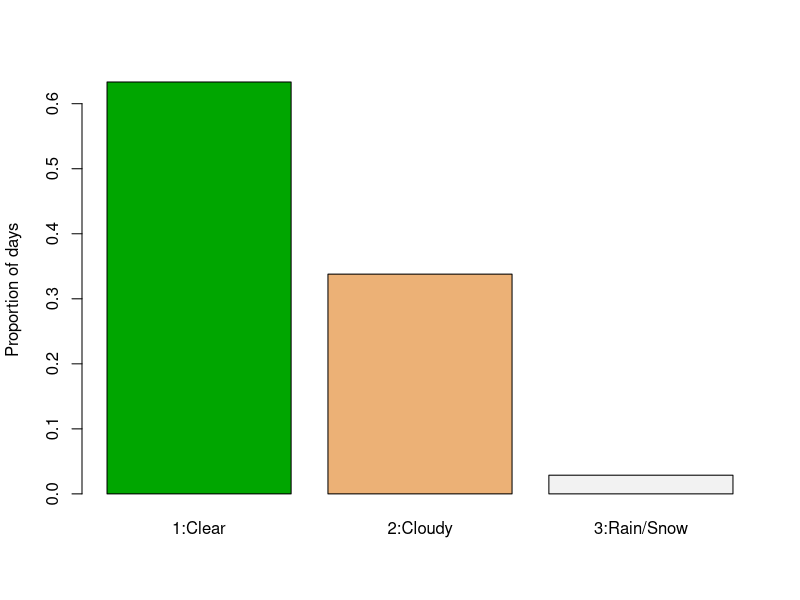
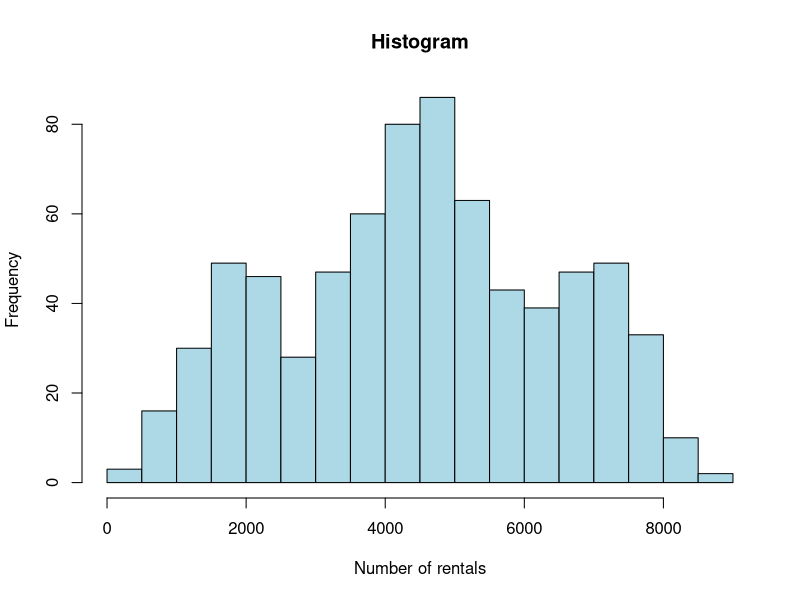
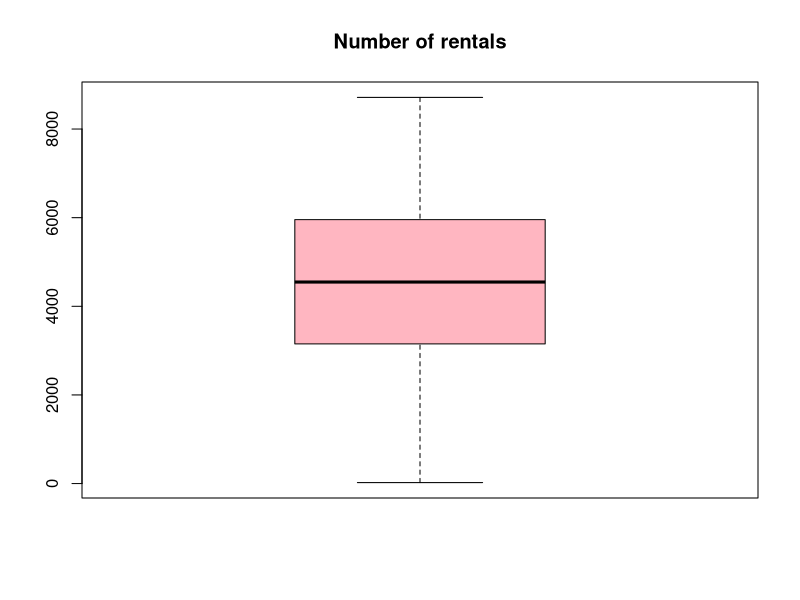
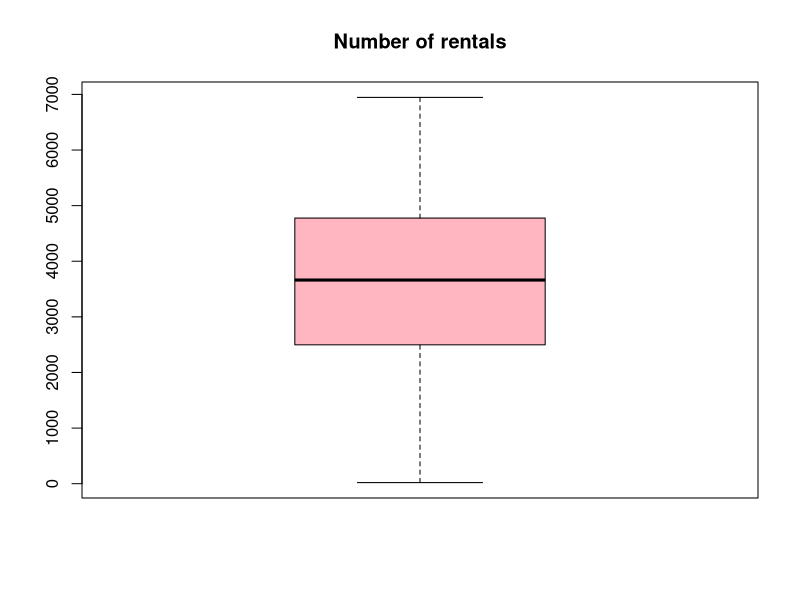
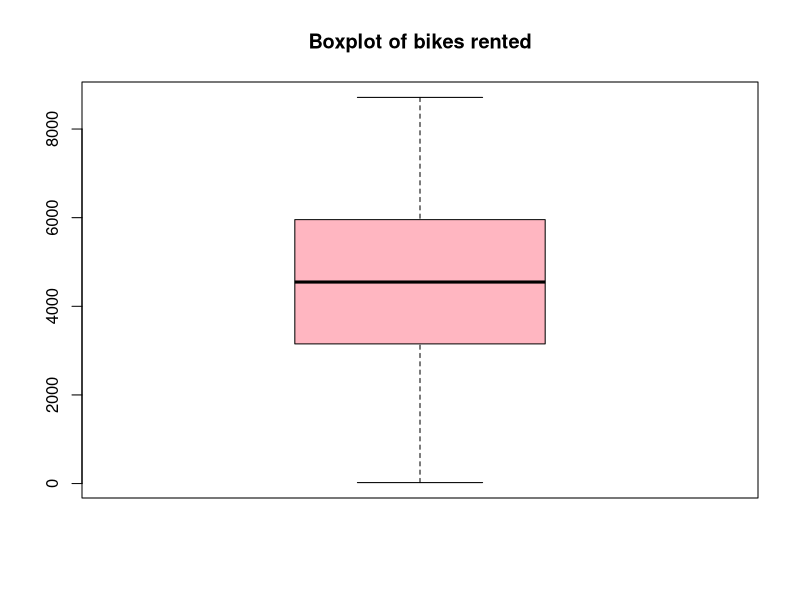
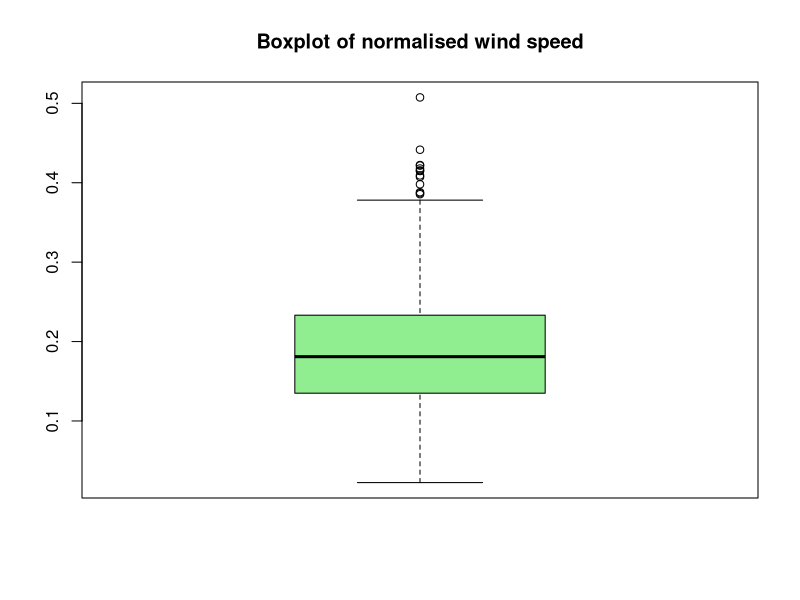
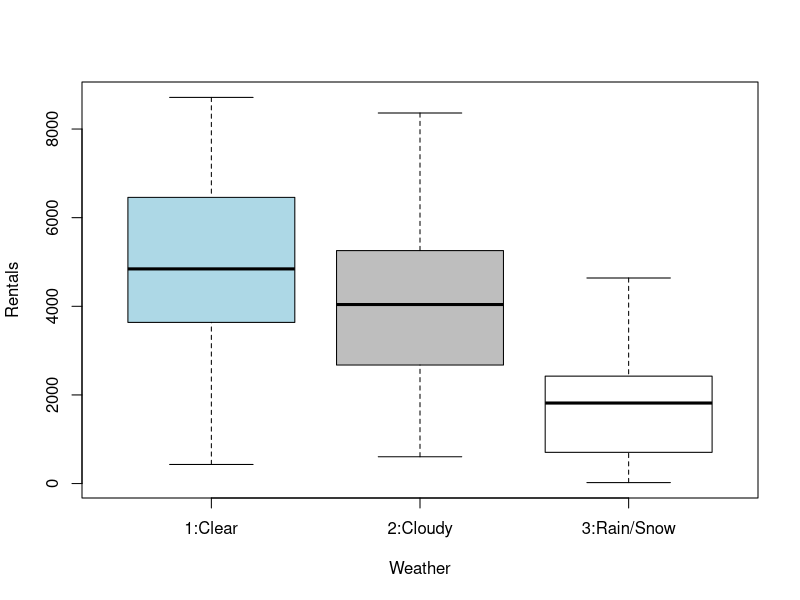

Generate these figures, in order, with R: (Note: this script raises an error after producing the figures.)
#Set the working directory
setwd("/D/UCD/Data analysis")

#Reading the data
bike = read.csv("bikesharing_day.csv")

#Prints the first few rows
head(bike)

#calculationg the levels of weathersit
levels(bike$weathersit)

#The number of observations for a particular category
table(bike$weathersit)


bike$weathersit = factor(bike$weathersit, 
                         levels = c(1, 2, 3),   # Replace with actual levels if necessary
                         labels = c("1:Clear", "2:Cloudy", "3:Rain/Snow"))




# Relative Frequency Proportions 
#the percentage that each category accounts for the weather  

prop.table(table(bike$weathersit))

#Plotting the Barplot for the proportions 
tab_props = prop.table(table(bike$weathersit))
barplot(tab_props, col = terrain.colors(3), ylab = 'Proportion of days')


# one numerical variable Y : the number of bikes rented in a day
#minumum , 1st quartile, Median, Mean, 3rd quartile , Max (Summary of cnt column)
summary(bike$cnt)

#gives a numeric value representing the variability or dispersion of the cnt values.
var(bike$cnt)


#only one numeric variable 

#plotting the hstogram 
hist(bike$cnt, breaks = 20, xlab = 'Number of rentals', main = 'Histogram', col = 'lightblue')

#plotting the Boxplot
boxplot(bike$cnt, main  = 'Number of rentals', col = 'lightpink')
boxplot(bike$registered, main  = 'Number of rentals', col = 'lightpink')
boxplot(bike$cnt, main = 'Boxplot of bikes rented', col = 'lightpink')
boxplot(bike$windspeed, main = 'Boxplot of normalised wind speed',col = 'lightgreen')

# One numeric and one categorical variable.
tapply(bike$cnt, bike$weathersit, summary)

#Numerical Y versus categorical X.
boxplot(bike$cnt ~ bike$weathersit, col = c("lightblue", "grey", "white"),xlab = 'Weather', ylab = 'Rentals')


#correlation between temprature and bike count 
cor(bike$temp,bike$cnt)

#correlation between windspeed and bike count 
cor(bike$windspeed,bike$cnt)




#Boxplot of rentals per working day: 

#how many times each unique value appears 
table(bike$holiday) 
table(bike$workingday)
table(bike$mnth)


#returns the data type or class 
#class() function in R is used to check the data type of a variable, such as numeric, factor, character

class(bike$holiday)
class(bike$dteday)
class(bike$temp)


#factor(): This function transforms a numeric or character variable into a factor (categorical variable),
bike$workingday = factor(bike$workingday, levels = c(0,1), labels = c("no", "yes"))

#plotting the boxplot,Violinplot.
#ggplot(data,aes())
ggplot(bike, aes(x=holiday, y = cnt, fill ='lightpink'))+geom_boxplot()+labs(title = 'Boxplots of rentals per holiday')+theme_bw()

ggplot(bike, aes(x=holiday, y = cnt, fill =holiday))+geom_violin()+labs(title = 'Histogram of rentals per holiday')+theme_bw()


ggplot(bike, aes(x=workingday, y = cnt, fill = workingday))+geom_boxplot()+labs(title = 'Boxplots of rentals per working day')+theme_bw()


#Average rentals, per working day:
tapply(bike$cnt,bike$workingday,summary)


#Calculationg Frequency of weather situation
bike$weathersit = factor(bike$weathersit, levels =c(1,2,3),
                         labels= c("1:Clear", "2:Cloudy", "3:Rain/Snow"))

ggplot(bike, aes(x = weathersit)) + 
  geom_bar() + labs(x = 'Weather', y = 'Frequency')



#Density plot: relative frequency of rentals

ggplot(bike, aes(x = cnt)) +
  geom_density(fill = "blue", alpha = 0.5) +
  labs(title = "Density Plot of Bike Rentals", 
       x = "Number of Bike Rentals", 
       y = "Density") +
  theme_minimal()


# Create density plot for the bike rentals
ggplot(bike, aes(x = registered)) +geom_density(fill = "orange", alpha = 0.5)+
  labs(title = "Density Plot of Bike Rentals", x = "Number of Bike Rentals", y = "Density") +
  theme_minimal()



#Boxplot of rentals by day of the week

library(ggplot2)


#Variability of rentals, by weekday

bike$weekday <- factor(bike$weekday, 
                       levels = c(0, 1, 2, 3, 4, 5, 6), 
                       labels = c("Sunday", "Monday", "Tuesday", "Wednesday", "Thursday", "Friday", "Saturday"))

ggplot(bike, aes(x = weekday, y = cnt, fill = weekday)) +
  geom_boxplot() +
  labs(title = "Boxplot of Bike Rentals by Weekday", 
       x = "Day of the Week", 
       y = "Number of Bike Rentals") +
  theme_minimal() +
  theme(axis.text.x = element_text(angle = 45, hjust = 1))



#Scartterplot of rentals versus temperature, by season
#getting total seasons
table(bike$season)


bike$season = factor(bike$season, levels =c(1,2,3,4),
                     labels = c("winter", "spring", "summer", "fall"))

ggplot(bike,aes(x= temp, y= cnt, color = 'orange'))+
  geom_point()+facet_wrap(~season)



#Summary of rentals, per season

tapply(bike$cnt, bike$season, summary)

#Pairs plot
install.packages("GGally")
library(GGally)
bike_subset = bike[,c(10,12,13,14,15)]
ggpairs(bike_subset)  

#Correlation
cor(bike_subset)

library(corrplot)
corrplot(cor(bike_subset),method = 'color')


